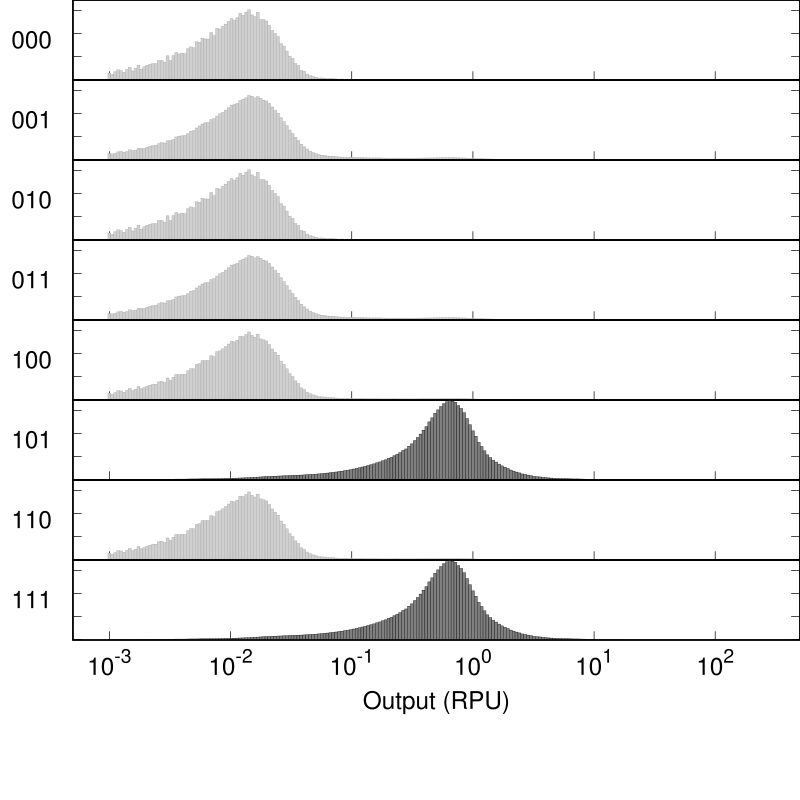

Recreate this plot in gnuplot.
set output "demo_FixedGates0xFE_002_A000_B3_BM3R1_gate.eps"
set terminal postscript  eps  enhanced color "Helvetica, 35" size 8,8
reset
set xtics nomirror
set tics scale 2
set logscale x
set format y "" 
set format x "" 
set xtics (0.001, 0.01, 0.1, 0, 1, 10, 100)
set ytics 0.01
set border 15 lw 2
set lmargin 5
set bmargin 0
set rmargin 0
set tmargin 0
max=500 #max value
min=0.0005 #min value
set xrange [min:max]
set yrange [-0.0002:0.0344766]
set style fill solid 0.5 #fillstyle
set multiplot layout 10,1 rowsfirst
set ylabel "000" rotate by 0
plot "demo_FixedGates0xFE_002_A000_B3_BM3R1_gate.txt" u (10**$1):2 w boxes lc rgb "dark-gray" notitle
set ylabel "001" rotate by 0
plot "demo_FixedGates0xFE_002_A000_B3_BM3R1_gate.txt" u (10**$1):3 w boxes lc rgb "dark-gray" notitle
set ylabel "010" rotate by 0
plot "demo_FixedGates0xFE_002_A000_B3_BM3R1_gate.txt" u (10**$1):4 w boxes lc rgb "dark-gray" notitle
set ylabel "011" rotate by 0
plot "demo_FixedGates0xFE_002_A000_B3_BM3R1_gate.txt" u (10**$1):5 w boxes lc rgb "dark-gray" notitle
set ylabel "100" rotate by 0
plot "demo_FixedGates0xFE_002_A000_B3_BM3R1_gate.txt" u (10**$1):6 w boxes lc rgb "dark-gray" notitle
set ylabel "101" rotate by 0
plot "demo_FixedGates0xFE_002_A000_B3_BM3R1_gate.txt" u (10**$1):7 w boxes lc rgb "black" notitle
set ylabel "110" rotate by 0
plot "demo_FixedGates0xFE_002_A000_B3_BM3R1_gate.txt" u (10**$1):8 w boxes lc rgb "dark-gray" notitle
set ylabel "111" rotate by 0
set format x "10^{%T}" 
set xlabel "Output (RPU)" 
plot "demo_FixedGates0xFE_002_A000_B3_BM3R1_gate.txt" u (10**$1):9 w boxes lc rgb "black" notitle
unset multiplot
